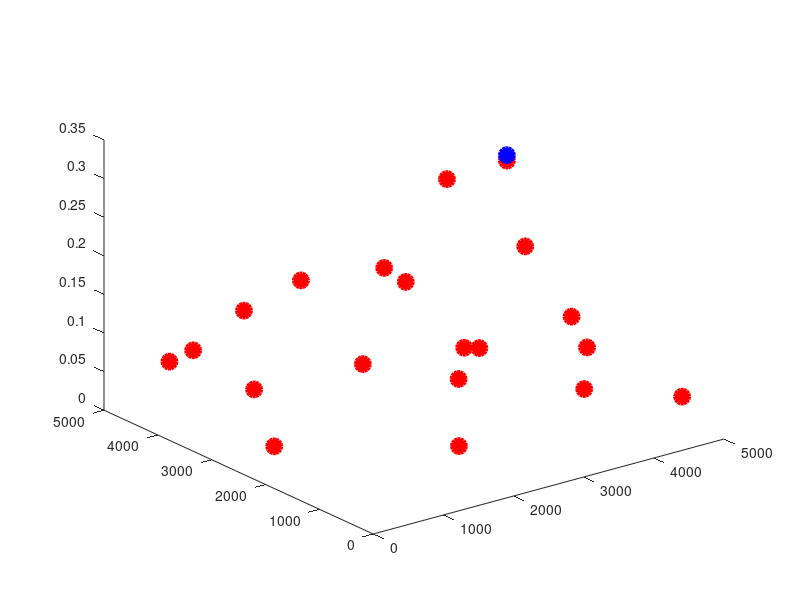

The MATLAB script that drew this image: (Note: this script raises an error after producing the figure.)
close all
clear all
clc
m = [4022 1204 4812 2958 3790 2980 4125 3578 513 3241 4674 1565 2678 1011 4487 1912 809 2475 2229 1825];
n = [1557 3781 533 2165 1020 1913 1404 3293 2507 4020 3608 4440 2885 4662 3024 899 4839 1639 4247 2571];
opt = [0.132649 0.036429 0.04248 0.099081 0.061807 0.106152 0.095165 0.266041 0.020529 0.135992 0.252904 0.108413 0.168156 0.063548 0.16516 0.038 0.048174 0.087301 0.137455 0.092709];
flop = (max(m,n).*min(m,n).^2 - 1/3*min(m,n).^3)/1e9;

m1 = [4674];
n1 = [3608];
opt1 = [0.260];
flop1 = (max(m1,n1).*min(m1,n1).^2 - 1/3*min(m1,n1).^3)/1e9;


%% Plot figure 1
axisticksize = 40;
origin = [200,60];
markersize = 10;
LineWidth = 3;




figure(1)


hd1 = plot3(m,n,opt,'ro','MarkerSize',markersize,'MarkerFaceColor','r','LineWidth',LineWidth);
hold on
hd1 = plot3(m1,n1,opt1,'bo','MarkerSize',markersize,'MarkerFaceColor','b','LineWidth',LineWidth);
hold on

mlin = linspace(0,5000,100);
nlin = linspace(0,5000,100);
[M,N]=meshgrid(mlin,nlin);
Z = griddata(m,n,opt,M,N,'cubic');
mesh(M,N,Z,'FaceAlpha',0.5);
hold on;



gca = get(gcf,'CurrentAxes');
% set(gca,'XTick',[1:length(SOLVE_SLU(:,1))])
% set(gca,'TickLabelInterpreter','none')
% xticklabels(xtick)
% xtickangle(45)
% xlim([0,2.5]);
% ylim([0,2000]);


legs = {};
legs{1,1} = ['\delta=20'];
legs{1,2} = ['\delta=1'];
% legs{1,3} = ['Pareto optima'];

gca = get(gcf,'CurrentAxes');
set( gca, 'FontName','Times New Roman','fontsize',axisticksize);
str = sprintf('m');
ylabel(str,'interpreter','Latex')
str = sprintf('n');
xlabel(str,'interpreter','Latex')
str = sprintf('time (s)');
zlabel(str,'interpreter','Latex')


gca=legend(legs,'interpreter','tex','color','none','NumColumns',1,'Location','northwest');

set(gcf,'Position',[origin,1000,700]);

fig = gcf;

str = 'scalapack_MLA_optimum_time.eps';
saveas(fig,str,'epsc')





figure(2)

hd1 = plot3(m,n,flop./opt,'ro','MarkerSize',markersize,'MarkerFaceColor','r','LineWidth',LineWidth);
hold on
zlim([min(flop./opt),max(flop./opt)]);
% hd1 = plot3(m,n,opt,'ro','MarkerSize',markersize,'MarkerFaceColor','r','LineWidth',LineWidth);
% hold on
hd1 = plot3(m1,n1,flop1./opt1,'bo','MarkerSize',markersize,'MarkerFaceColor','b','LineWidth',LineWidth);
hold on

mlin = linspace(0,5000,100);
nlin = linspace(0,5000,100);
[M,N]=meshgrid(mlin,nlin);
Z = griddata(m,n,flop./opt,M,N,'cubic');
mesh(M,N,Z,'FaceAlpha',0.5);
hold on;




gca = get(gcf,'CurrentAxes');
% set(gca,'XTick',[1:length(SOLVE_SLU(:,1))])
% set(gca,'TickLabelInterpreter','none')
% xticklabels(xtick)
% xtickangle(45)
% xlim([0,2.5]);
% ylim([0,2000]);


legs = {};
legs{1,1} = ['\delta=20'];
legs{1,2} = ['\delta=1'];
% legs{1,3} = ['Pareto optima'];

gca = get(gcf,'CurrentAxes');
set( gca, 'FontName','Times New Roman','fontsize',axisticksize);
str = sprintf('m');
ylabel(str,'interpreter','Latex')
str = sprintf('n');
xlabel(str,'interpreter','Latex')
str = sprintf('GFlops');
zlabel(str,'interpreter','Latex')


gca=legend(legs,'interpreter','tex','color','none','NumColumns',1,'Location','northwest');

set(gcf,'Position',[origin,1000,700]);

fig = gcf;

str = 'scalapack_MLA_optimum_gflops.eps';
saveas(fig,str,'epsc')
